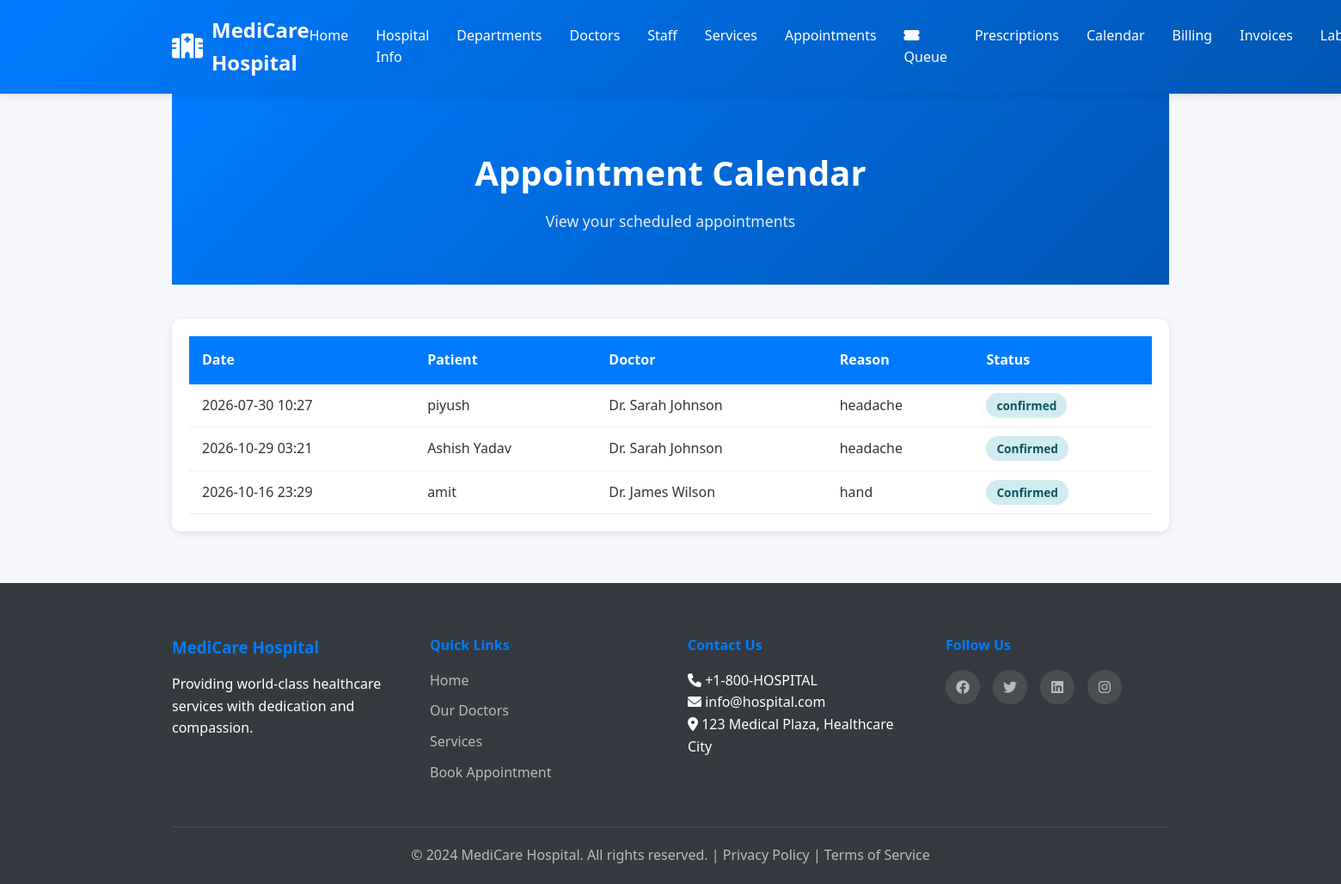
The app's page /calendar (signed in), older data.
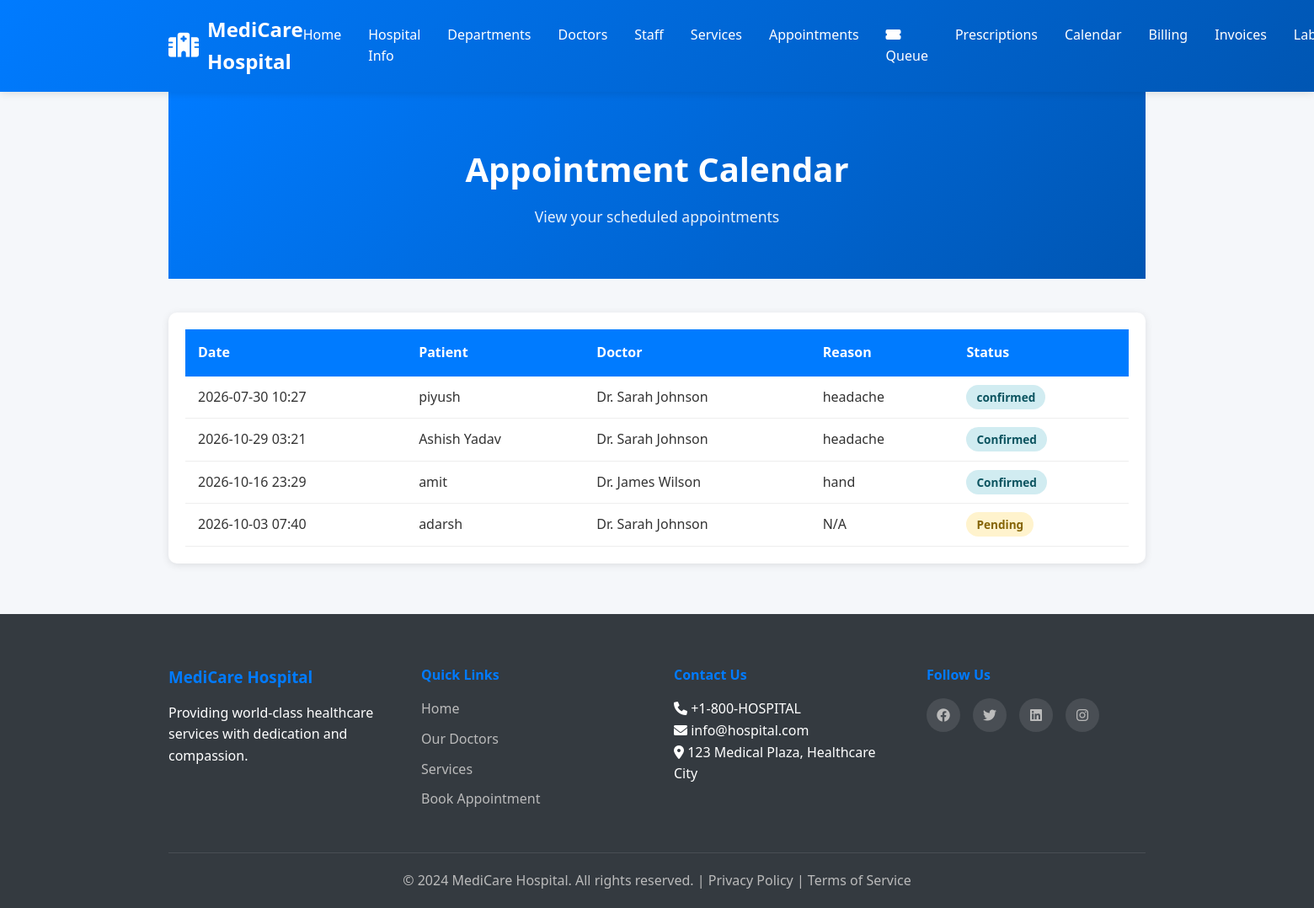
The same page, newer data.
### hospital/hospital_management_system/app.py (models this page shows)
class Appointment(db.Model):
    id = db.Column(db.Integer, primary_key=True)
    user_id = db.Column(db.Integer, db.ForeignKey('user.id'))
    patient_name = db.Column(db.String(100), nullable=False)
    patient_email = db.Column(db.String(100), nullable=False)
    patient_phone = db.Column(db.String(20), nullable=False)
    doctor_id = db.Column(db.Integer, db.ForeignKey('doctor.id'), nullable=False)
    appointment_date = db.Column(db.DateTime, nullable=False)
    reason = db.Column(db.Text)
    status = db.Column(db.String(20), default='Pending')
    token_number = db.Column(db.Integer)
    queue_date = db.Column(db.Date)
    queue_status = db.Column(db.String(30), default='Waiting')
    called_at = db.Column(db.DateTime)
    consultation_started_at = db.Column(db.DateTime)
    queue_completed_at = db.Column(db.DateTime)
    created_at = db.Column(db.DateTime, default=datetime.now)
    doctor = db.relationship('Doctor', backref='appointments')

class Doctor(db.Model):
    id = db.Column(db.Integer, primary_key=True)
    name = db.Column(db.String(100), nullable=False)
    specialization = db.Column(db.String(100), nullable=False)
    department_id = db.Column(db.Integer, db.ForeignKey('department.id'))
    experience = db.Column(db.Integer, nullable=False)
    phone = db.Column(db.String(20))
    email = db.Column(db.String(100))
    image = db.Column(db.String(255))
    availability = db.Column(db.String(50), default='Available')
    bio = db.Column(db.Text)
    created_at = db.Column(db.DateTime, default=datetime.now)
    department = db.relationship('Department', foreign_keys=[department_id], backref='doctors')

### hospital/hospital_management_system/app.py (the view)
@app.route('/calendar')
@login_required
def calendar_page():
    appointments = Appointment.query.all() if session.get('user_type') == 'admin' else Appointment.query.filter_by(user_id=session['user_id']).all()
    return render_template('calendar.html', appointments=appointments)

### hospital/hospital_management_system/app.py (called while the page is built)
def login_required(f):
    @wraps(f)
    def decorated_function(*args, **kwargs):
        if 'user_id' not in session:
            flash('Please log in first', 'danger')
            return redirect(url_for('login'))
        return f(*args, **kwargs)
    return decorated_function

### hospital/hospital_management_system/templates/calendar.html (shortened to what this page needs)
{% extends "base.html" %}
{% block content %}
<div class="container">
    <div class="page-header"><h1>Appointment Calendar</h1><p>View your scheduled appointments</p></div>
    <section class="appointments-list-section">
        {% if appointments %}
        <div class="appointments-table-wrapper"><table class="appointments-table"><thead><tr><th>Date</th><th>Patient</th><th>Doctor</th><th>Reason</th><th>Status</th></tr></thead><tbody>
        {% for appointment in appointments %}<tr><td>{{ appointment.appointment_date.strftime('%Y-%m-%d %H:%M') }}</td><td>{{ appointment.patient_name }}</td><td>{{ appointment.doctor.name }}</td><td>{{ appointment.reason or 'N/A' }}</td><td><span class="status status-{{ appointment.status.lower() }}">{{ appointment.status }}</span></td></tr>{% endfor %}
        </tbody></table></div>
        {% else %}<p class="empty-message">No appointments scheduled.</p>{% endif %}
    </section>
</div>
{% endblock %}

### hospital/hospital_management_system/templates/base.html (shortened to what this page needs)
<!DOCTYPE html>
<html lang="en">
<head>
    <link rel="stylesheet" href="{{ url_for('static', filename='css/style.css') }}">
    <link rel="stylesheet" href="https://cdnjs.cloudflare.com/ajax/libs/font-awesome/6.0.0/css/all.min.css">
</head>
<body>
    <nav class="navbar">
        <div class="container">
            <div class="navbar-brand">
                <a href="/" class="logo">
                    <i class="fas fa-hospital"></i> MediCare Hospital
                </a>
            </div>
            <ul class="nav-menu">
                <li><a href="/" class="nav-link">Home</a></li>
                <li><a href="/hospital-info" class="nav-link">Hospital Info</a></li>
                <li><a href="{{ url_for('departments_page') }}" class="nav-link">Departments</a></li>
                <li><a href="/doctors" class="nav-link">Doctors</a></li>
                <li><a href="/staff" class="nav-link">Staff</a></li>
                <li><a href="/services" class="nav-link">Services</a></li>
                <li><a href="/appointments" class="nav-link">Appointments</a></li>
                <li><a href="{{ url_for('queue_page') }}" class="nav-link"><i class="fas fa-ticket-alt"></i> Queue</a></li>
                {% if session.get('user_id') %}<li><a href="{{ url_for('prescriptions_page') }}" class="nav-link">Prescriptions</a></li>{% endif %}
                {% if session.get('user_id') %}<li><a href="{{ url_for('calendar_page') }}" class="nav-link">Calendar</a></li>{% endif %}
                <li><a href="/bills" class="nav-link">Billing</a></li>
                {% if session.get('user_id') %}<li><a href="{{ url_for('invoices_page') }}" class="nav-link">Invoices</a></li>{% endif %}
                {% if session.get('user_id') %}<li><a href="{{ url_for('laboratory_page') }}" class="nav-link">Laboratory</a></li>{% endif %}
            </ul>
        </div>
    </nav>
    <main class="main-content">
        {% block content %}{% endblock %}
    </main>
    <footer class="footer">
        <div class="container">
            <div class="footer-content">
                <div class="footer-section">
                    <h3>MediCare Hospital</h3>
                    <p>Providing world-class healthcare services with dedication and compassion.</p>
                </div>
                <div class="footer-section">
                    <h4>Quick Links</h4>
                    <ul>
                        <li><a href="/">Home</a></li>
                        <li><a href="/doctors">Our Doctors</a></li>
                        <li><a href="/services">Services</a></li>
                        <li><a href="/appointments">Book Appointment</a></li>
                    </ul>
                </div>
                <div class="footer-section">
                    <h4>Contact Us</h4>
                    <p><i class="fas fa-phone"></i> +1-800-HOSPITAL</p>
                    <p><i class="fas fa-envelope"></i> info@hospital.com</p>
                    <p><i class="fas fa-map-marker-alt"></i> 123 Medical Plaza, Healthcare City</p>
                </div>
                <div class="footer-section">
                    <h4>Follow Us</h4>
                    <div class="social-links">
                        <a href="#"><i class="fab fa-facebook"></i></a>
                        <a href="#"><i class="fab fa-twitter"></i></a>
                        <a href="#"><i class="fab fa-linkedin"></i></a>
                        <a href="#"><i class="fab fa-instagram"></i></a>
                    </div>
                </div>
            </div>
            <div class="footer-bottom">
                <p>&copy; 2024 MediCare Hospital. All rights reserved. | Privacy Policy | Terms of Service</p>
            </div>
        </div>
    </footer>
</body>
</html>

### hospital/hospital_management_system/static/css/style.css (style rules this page uses)
* { margin: 0; padding: 0; box-sizing: border-box; }
:root { --primary-color: #007bff; --secondary-color: #6c757d; --success-color: #28a745; --danger-color: #dc3545; --warning-color: #ffc107; --info-color: #17a2b8; --dark-color: #343a40; --light-color: #f8f9fa; --white: #ffffff; --shadow: 0 2px 10px rgba(0, 0, 0, 0.1); --shadow-lg: 0 5px 20px rgba(0, 0, 0, 0.15); }
html { scroll-behavior: smooth; }
body { font-family: 'Segoe UI', Tahoma, Geneva, Verdana, sans-serif; color: #333; background-color: #f5f7fa; line-height: 1.6; }
.container { max-width: 1200px; margin: 0 auto; padding: 0 20px; }
.navbar { background: linear-gradient(135deg, var(--primary-color) 0%, #0056b3 100%); color: white; padding: 1rem 0; position: sticky; top: 0; z-index: 1000; box-shadow: var(--shadow); }
.navbar .container { display: flex; justify-content: space-between; align-items: center; }
.navbar-brand { display: flex; align-items: center; }
.logo { font-size: 1.5rem; font-weight: bold; color: white; text-decoration: none; display: flex; align-items: center; gap: 10px; }
.logo i { font-size: 1.8rem; }
.nav-menu { display: flex; list-style: none; gap: 2rem; }
.nav-link { color: white; text-decoration: none; transition: opacity 0.3s; }
.page-header { background: linear-gradient(135deg, var(--primary-color) 0%, #0056b3 100%); color: white; padding: 60px 20px; text-align: center; margin-bottom: 40px; }
.page-header h1 { font-size: 2.5rem; margin-bottom: 10px; }
.page-header p { font-size: 1.1rem; opacity: 0.9; }
.appointments-table-wrapper, .bills-list-wrapper { background: white; padding: 20px; border-radius: 10px; box-shadow: var(--shadow); overflow-x: auto; }
.appointments-table, .bills-table { width: 100%; border-collapse: collapse; }
.appointments-table thead, .bills-table thead { background: var(--primary-color); color: white; }
.appointments-table th, .bills-table th { padding: 15px; text-align: left; font-weight: 600; }
.appointments-table td, .bills-table td { padding: 12px 15px; border-bottom: 1px solid #eee; }
.status { padding: 5px 12px; border-radius: 20px; font-weight: 600; font-size: 0.85rem; }
.status-pending { background: #fff3cd; color: #856404; }
.status-confirmed { background: #d1ecf1; color: #0c5460; }
.footer { background: var(--dark-color); color: white; padding: 60px 20px 20px; margin-top: 60px; }
.footer-content { display: grid; grid-template-columns: repeat(auto-fit, minmax(250px, 1fr)); gap: 40px; margin-bottom: 40px; }
.footer-section h3, .footer-section h4 { margin-bottom: 15px; color: var(--primary-color); }
.footer-section ul { list-style: none; }
.footer-section ul li { margin-bottom: 10px; }
.footer-section a { color: #bbb; text-decoration: none; transition: color 0.3s; }
.social-links { display: flex; gap: 15px; }
.social-links a { display: inline-flex; align-items: center; justify-content: center; width: 40px; height: 40px; background: rgba(255, 255, 255, 0.1); border-radius: 50%; transition: background 0.3s; }
.footer-bottom { text-align: center; border-top: 1px solid rgba(255, 255, 255, 0.1); padding-top: 20px; color: #bbb; }

Row changes from the older to the newer data that the page shows:
added Appointment: appointment_date "2026-10-03 07:40", patient_name "adarsh", doctor.name "Dr. Sarah Johnson", reason "N/A", status "Pending"
